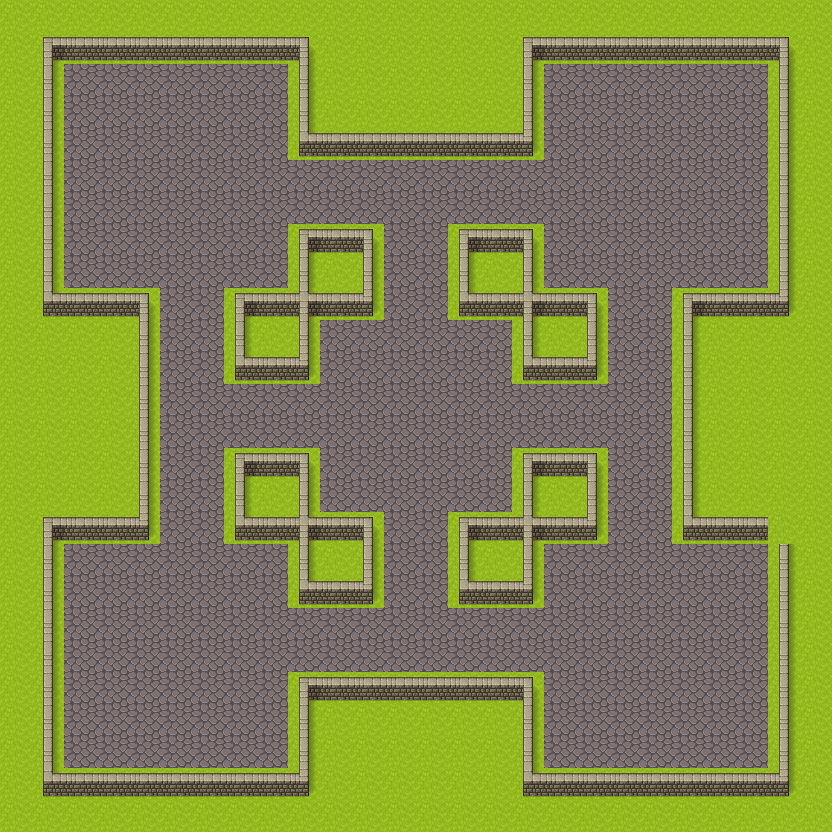

A level layout from a 2D game, rendered from its tile map. Below: a short description, then the map file with tile-grid data replaced by summaries:
An orthogonal 26x26 tile map with 32x32 px tiles, 9 tile layers (ground, grass, farm, farm_up, ...), 5 tilesets and 51 objects.

<map version="1.10" tiledversion="1.12.2" orientation="orthogonal" renderorder="right-down" width="26" height="26" tilewidth="32" tileheight="32" infinite="0" nextlayerid="22" nextobjectid="141">
 <editorsettings>
  <export target="don1_embed.tmx" format="tmx" />
 </editorsettings>
 <tileset firstgid="1" name="A_WaterFall_pipo" tilewidth="32" tileheight="32" tilecount="576" columns="32">
  <image source="../images/A_WaterFall_pipo.png" width="1024" height="576" />
 </tileset>
 <tileset firstgid="577" name="Base_BaseChip_pipo" tilewidth="32" tileheight="32" tilecount="1064" columns="8">
  <image source="../images/Base_BaseChip_pipo.png" width="256" height="4256" />
  <tile id="208">
   <objectgroup draworder="index" id="2">
    <object id="1" x="11" y="0" width="10.25" height="32" />
   </objectgroup>
  </tile>
  <tile id="209">
   <objectgroup draworder="index" id="2">
    <object id="1" x="11.75" y="14.5" width="9.25" height="17" />
   </objectgroup>
  </tile>
  <tile id="210">
   <objectgroup draworder="index" id="2">
    <object id="1" x="10.75" y="7" width="21.75" height="25" />
   </objectgroup>
  </tile>
  <tile id="211">
   <objectgroup draworder="index" id="2">
    <object id="1" x="0" y="9.5" width="20.25" height="22.25" />
   </objectgroup>
  </tile>
  <tile id="212">
   <objectgroup draworder="index" id="2">
    <object id="1" x="-0.25" y="11.25" width="21" height="18.75" />
   </objectgroup>
  </tile>
  <tile id="213">
   <objectgroup draworder="index" id="2">
    <object id="1" x="0.25" y="12.75" width="32.5" height="14.75" />
    <object id="2" x="10.75" y="-0.25" width="10.5" height="14" />
   </objectgroup>
  </tile>
  <tile id="214">
   <objectgroup draworder="index" id="2">
    <object id="1" x="0" y="13" width="32" height="15.75" />
    <object id="2" x="11.75" y="21.25" width="9.5" height="11.25" />
   </objectgroup>
  </tile>
  <tile id="215">
   <objectgroup draworder="index" id="2">
    <object id="3" x="0.25" y="8.5" width="31.75" height="19.5" />
    <object id="4" x="11.75" y="24.75" width="9.75" height="7.5" />
    <object id="5" x="10.75" y="-0.25" width="10.75" height="14.25" />
   </objectgroup>
  </tile>
  <tile id="216">
   <objectgroup draworder="index" id="2">
    <object id="1" x="0" y="15.25" width="32.75" height="14.5" />
   </objectgroup>
  </tile>
  <tile id="217">
   <objectgroup draworder="index" id="2">
    <object id="1" x="11.5" y="-0.25" width="8.75" height="29.75" />
   </objectgroup>
  </tile>
  <tile id="218">
   <objectgroup draworder="index" id="3">
    <object id="2" x="11.5" y="4.75" width="20" height="24.75" />
   </objectgroup>
  </tile>
  <tile id="219">
   <objectgroup draworder="index" id="2">
    <object id="1" x="-3.75" y="6.5" width="24.5" height="22.5" />
   </objectgroup>
  </tile>
  <tile id="220">
   <objectgroup draworder="index" id="2">
    <object id="1" x="10.75" y="13.25" width="22" height="16.25" />
   </objectgroup>
  </tile>
  <tile id="221">
   <objectgroup draworder="index" id="2">
    <object id="1" x="10.75" y="-0.5" width="9.75" height="33.75" />
    <object id="2" x="20.25" y="14.5" width="12" height="13.25" />
   </objectgroup>
  </tile>
  <tile id="222">
   <objectgroup draworder="index" id="2">
    <object id="1" x="11" y="0.25" width="9.75" height="32.5" />
    <object id="2" x="0" y="15" width="11.25" height="13" />
   </objectgroup>
  </tile>
  <tile id="223">
   <objectgroup draworder="index" id="2">
    <object id="1" x="11.25" y="13.25" width="10.5" height="16.75" />
   </objectgroup>
  </tile>
 </tileset>
 <tileset firstgid="1641" name="A_Grass_pipo" tilewidth="32" tileheight="32" tilecount="528" columns="8">
  <image source="../images/A_Grass_pipo.png" width="256" height="2112" />
 </tileset>
 <tileset firstgid="2169" name="A_Water_pipo" tilewidth="32" tileheight="32" tilecount="3072" columns="64">
  <image source="../images/A_Water_pipo.png" width="2048" height="1536" />
 </tileset>
 <tileset firstgid="5241" name="A_Flower_pipo" tilewidth="32" tileheight="32" tilecount="96" columns="8">
  <image source="../images/A_Flower_pipo.png" width="256" height="384" />
 </tileset>
 <layer id="5" name="ground" width="26" height="26">
  <data>[676 cells, 676 non-empty, 2 distinct tile ids]</data>
 </layer>
 <layer id="8" name="grass" width="26" height="26">
  <data>[676 cells, 0 non-empty, 0 distinct tile ids]</data>
 </layer>
 <objectgroup id="21" name="HitBoxes">
  <object id="122" x="291.456" y="65.3999" width="253.069" height="90.9911" />
  <object id="123" x="65.3999" y="2.84347" width="702.338" height="58.2912" />
  <object id="126" x="769.159" y="2.84347" width="61.1347" height="762.051" />
  <object id="127" x="65.3999" y="766.316" width="767.738" height="62.5564" />
  <object id="128" x="1.42174" y="1.42174" width="62.5564" height="830.294" />
  <object id="129" x="62.5564" y="284.347" width="99.5215" height="258.756" />
  <object id="130" x="288.612" y="673.903" width="257.334" height="99.5215" />
  <object id="131" x="671.059" y="287.191" width="109.474" height="255.913" />
  <object id="132" x="446.425" y="224.634" width="95.2563" height="96.6781" />
  <object id="133" x="513.247" y="290.034" width="92.4129" height="92.4129" />
  <object id="134" x="511.825" y="445.003" width="93.8346" height="99.5215" />
  <object id="135" x="449.269" y="510.403" width="95.2563" height="98.0998" />
  <object id="136" x="288.612" y="510.403" width="92.4129" height="96.6781" />
  <object id="137" x="226.056" y="446.425" width="95.2563" height="95.2563" />
  <object id="138" x="226.056" y="291.456" width="90.9911" height="89.5694" />
  <object id="140" x="290.034" y="224.634" width="92.4129" height="93.8346" />
 </objectgroup>
 <layer id="12" name="farm" width="26" height="26">
  <data>[676 cells, 0 non-empty, 0 distinct tile ids]</data>
 </layer>
 <layer id="13" name="farm_up" width="26" height="26">
  <data>[676 cells, 0 non-empty, 0 distinct tile ids]</data>
 </layer>
 <layer id="6" name="water" width="26" height="26">
  <data>[676 cells, 0 non-empty, 0 distinct tile ids]</data>
 </layer>
 <layer id="10" name="water_grass" width="26" height="26">
  <data>[676 cells, 0 non-empty, 0 distinct tile ids]</data>
 </layer>
 <layer id="7" name="building" width="26" height="26">
  <data>[676 cells, 175 non-empty, 7 distinct tile ids]</data>
 </layer>
 <layer id="11" name="building_up" width="26" height="26">
  <data>[676 cells, 0 non-empty, 0 distinct tile ids]</data>
 </layer>
 <layer id="9" name="tree" width="26" height="26">
  <data>[676 cells, 0 non-empty, 0 distinct tile ids]</data>
 </layer>
 <objectgroup id="18" name="SafeZones" />
 <objectgroup id="19" name="BoxSpawns">
  <object id="108" x="176" y="176">
   <point />
  </object>
  <object id="109" x="656" y="176">
   <point />
  </object>
  <object id="110" x="176" y="656">
   <point />
  </object>
  <object id="111" x="656" y="656">
   <point />
  </object>
  <object id="112" x="416" y="416">
   <point />
  </object>
 </objectgroup>
 <objectgroup id="20" name="PlayerSpawns">
  <object id="113" x="257.334" y="419.412">
   <point />
  </object>
  <object id="114" x="412.303" y="270.13">
   <point />
  </object>
  <object id="115" x="565.851" y="409.46">
   <point />
  </object>
  <object id="116" x="416.569" y="565.851">
   <point />
  </object>
  <object id="117" x="76.7738" y="756.364">
   <point />
  </object>
  <object id="118" x="752.098" y="754.942">
   <point />
  </object>
  <object id="119" x="747.833" y="90.9911">
   <point />
  </object>
  <object id="120" x="81.039" y="79.6172">
   <point />
  </object>
 </objectgroup>
</map>
